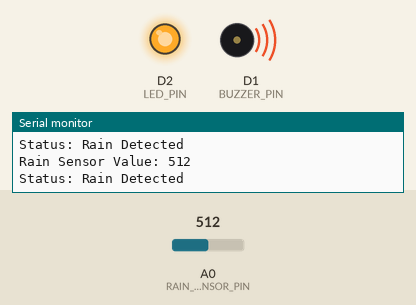
Simulated run of this sketch. Board: ESP8266 (NodeMCU). Shown: output pins drawn as LEDs (lit = HIGH), buzzer (waves = sounding, pin HIGH), the last lines printed to the serial monitor. The inputs (shaded band) are chosen by the test bench; at power-on: A0 (RAIN_SENSOR_PIN) = 512.

Above: at 1.3 s.
1.4 s: A0 (RAIN_SENSOR_PIN) set to 687
2.9 s: A0 (RAIN_SENSOR_PIN) set to 715
At 4.1 s:
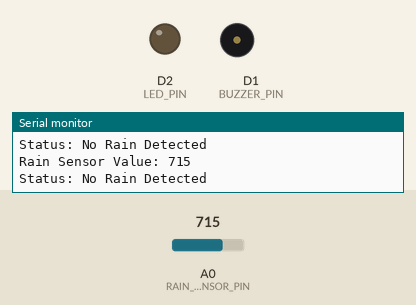
4.5 s: A0 (RAIN_SENSOR_PIN) set to 690
At 5.3 s:
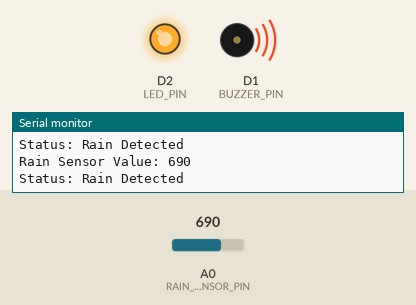
6.0 s: A0 (RAIN_SENSOR_PIN) set to 710
At 6.5 s:
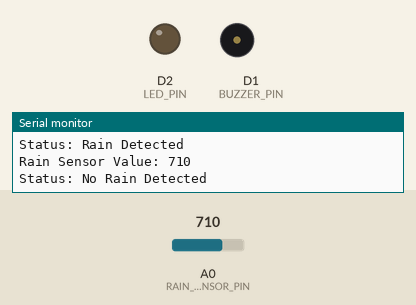
Timing chart, 0 to 8.5 s (numbered marks = the images above; inputs shaded):
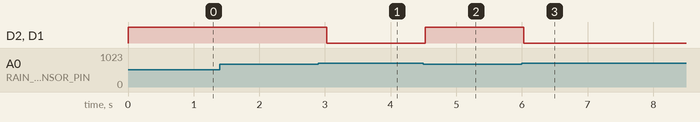

The sketch:

05_Rain_Detection_Alert_System.ino
```cpp
/*
 * Project: Rain Detection Alert System
 * Board: NodeMCU ESP8266
 *
 * Description:
 * Detects rainfall using an analog rain sensor and provides
 * visual and audible alerts through an LED and an active buzzer.
 */

// ----------------------------
// Pin Definitions
// ----------------------------
const int RAIN_SENSOR_PIN = A0;   // Analog output from rain sensor
const int BUZZER_PIN      = D1;   // Active buzzer
const int LED_PIN         = D2;   // Status LED

// ----------------------------
// System Configuration
// ----------------------------
const int RAIN_THRESHOLD = 700;   // Lower value indicates more moisture

void setup() {

  // Initialize Serial Monitor
  Serial.begin(9600);

  // Configure output pins
  pinMode(BUZZER_PIN, OUTPUT);
  pinMode(LED_PIN, OUTPUT);

  // Ensure outputs start in the OFF state
  digitalWrite(BUZZER_PIN, LOW);
  digitalWrite(LED_PIN, LOW);

  Serial.println("Rain Detection Alert System Initialized");
}

void loop() {

  // Read the analog value from the rain sensor
  int sensorValue = analogRead(RAIN_SENSOR_PIN);

  // Display sensor value
  Serial.print("Rain Sensor Value: ");
  Serial.println(sensorValue);

  // Check for rain
  if (sensorValue < RAIN_THRESHOLD) {

    digitalWrite(BUZZER_PIN, HIGH);
    digitalWrite(LED_PIN, HIGH);

    Serial.println("Status: Rain Detected");

  } else {

    digitalWrite(BUZZER_PIN, LOW);
    digitalWrite(LED_PIN, LOW);

    Serial.println("Status: No Rain Detected");
  }

  // Update every 500 ms
  delay(500);
}
```

Measured:
- the behaviour switches between 699 and 700 on A0 (RAIN_SENSOR_PIN) (found by bisection; images 0 and 1)
- after the input at 2.9 s, D2 (LED_PIN), D1 (BUZZER_PIN): HIGH → LOW after 0.13 s
- after the input at 4.5 s, D2 (LED_PIN), D1 (BUZZER_PIN): LOW → HIGH at once
- after the input at 6.0 s, D2 (LED_PIN), D1 (BUZZER_PIN): HIGH → LOW at once
